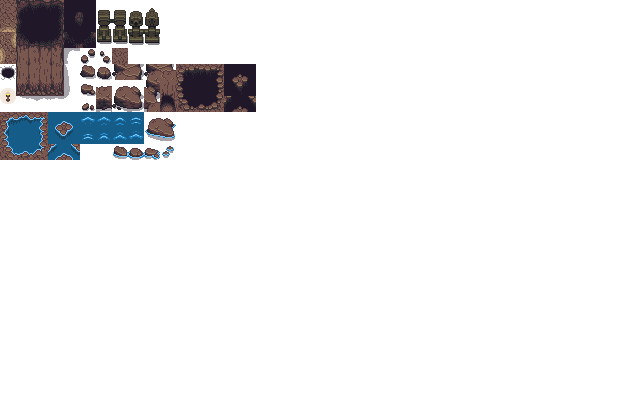
#> input picture assets/zelda-like/cave.png, 640 x 400 px, found by its file name
$ python iris_assets.py ../../assets/zelda-like/cave.png ../../assets/zelda-like/cave.png
#> lines starting #> are read from the running program, lines starting #| are printed output that depends on the picture
"""Builds the iris transition snippet's art from the Zelda-like pack's cave.png.

inside: a 256x256 background, a cave room: floor in the middle of the screen, rock around it.
hole: a 16x16 sprite of the pack's pit, used as the way in and the way out. Its soft edge is cut
at half transparency, since a sprite pixel is either drawn or not.
The grass outside is the depth sorting snippet's ground.

Usage: python3 iris_assets.py <assets/zelda-like folder> <snippets/iris folder>
"""
import json
import sys

from PIL import Image

TRANSPARENT = (255, 0, 255)

assets, snippet = sys.argv[1:]
cave = Image.open(f'{assets}/cave.png').convert('RGBA')
#> cave is the input picture: PIL image 640x400 RGBA; mean R, G, B, A 6.4, 6.3, 7.4, 23.6


def save_indexed(img, name, info):
    pixels = list(img.getdata())
    colors = [TRANSPARENT] + sorted(set(pixels) - {TRANSPARENT})
    assert len(colors) <= 16, f'{name}: {len(colors)} colors'
    colors += [(0, 0, 0)] * (16 - len(colors))
    out = Image.new('P', img.size)
    out.putdata([colors.index(p) for p in pixels])
    out.putpalette([c for color in colors for c in color])
    out.save(f'{snippet}/graphics/{name}.bmp')
    json.dump(info, open(f'{snippet}/graphics/{name}.json', 'w'), indent=4)


rock = cave.crop((32, 16, 40, 24)).convert('RGB')
floor = cave.crop((0, 0, 16, 16)).convert('RGB')
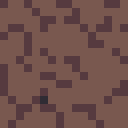
#> floor: PIL image 16x16 RGB (shown 8 times larger); mean R, G, B 111.8, 80.2, 74.8
inside = Image.new('RGB', (256, 256))
#> inside: PIL image 256x256 RGB; every value is 0
for y in range(0, 256, 8):
    for x in range(0, 256, 8):
        inside.paste(rock, (x, y))
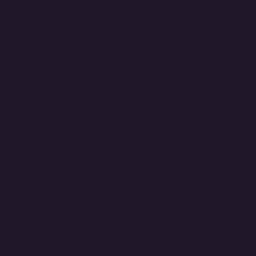
#> inside: PIL image 256x256 RGB; mean R, G, B 32, 23, 41
for y in range(64, 192, 16):
    for x in range(24, 232, 16):
        inside.paste(floor, (x, y))
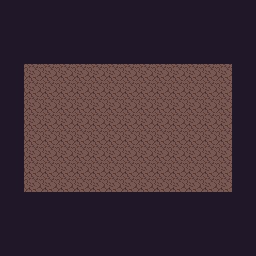
#> inside: PIL image 256x256 RGB; mean R, G, B 64.4, 46.2, 54.7
save_indexed(inside, 'inside', {'type': 'regular_bg', 'bpp_mode': 'bpp_4'})
#> in save_indexed, `pixels = list(img.getdata())`: pixels = 65536 items
#> in save_indexed, `colors = [TRANSPARENT] + sorted(set(pixels) - {TRANSPARENT})`: colors = [(255, 0, 255), (32, 23, 41), (48, 44, 52), (86, 58, 63), (121, 88, 79)]
#> in save_indexed, `colors += [(0, 0, 0)] * (16 - len(colors))`: colors = [(255, 0, 255), (32, 23, 41), (48, 44, 52), (86, 58, 63), (121, 88, 79), (0, 0, 0), (0, 0, 0), (0, 0, 0), (0, 0, 0), (0, 0, 0), (0, 0, 0), (0, 0, 0), (0, 0, 0), (0, 0, 0), (0, 0, 0), (0, 0, 0)]

hole = Image.new('RGB', (16, 16), TRANSPARENT)
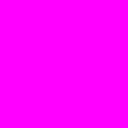
#> hole: PIL image 16x16 RGB (shown 8 times larger); mean R, G, B 255, 0, 255
for index, (r, g, b, a) in enumerate(cave.crop((0, 64, 16, 80)).getdata()):
    if a > 128:
        hole.putpixel((index % 16, index // 16), (r, g, b))
#> this loop made 256 passes
#> (r, g, b, a) on passes 1 to 3: (0, 0, 0, 0), (0, 0, 0, 0), (0, 0, 0, 0)
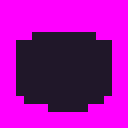
#> hole: PIL image 16x16 RGB (shown 8 times larger); mean R, G, B 161.8, 9.6, 165.6
save_indexed(hole, 'hole', {'type': 'sprite', 'height': 16})
#> in save_indexed (call 2), `out = Image.new('P', img.size)`: out: PIL image 16x16 P; every value is 0

$ run again, with assets/zelda-like/Inner.png copied over assets/zelda-like/cave.png
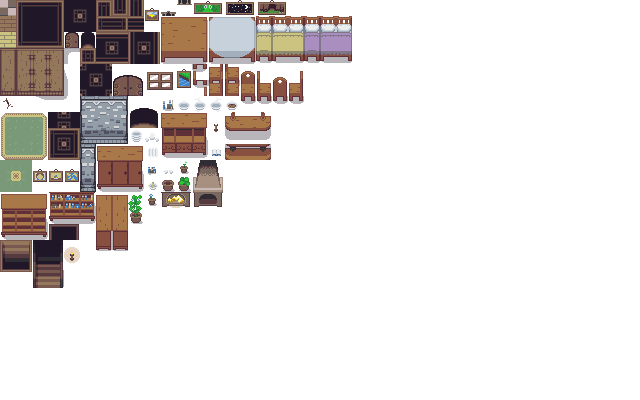
#> input picture assets/zelda-like/Inner.png, 640 x 400 px, found by its file name
#> cave is the input picture: PIL image 640x400 RGBA; mean R, G, B, A 23.9, 19.7, 18, 50.6
#> after the loop `for y in range(64, 192, 16):`:
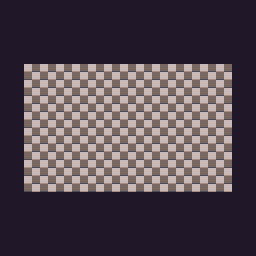
#> inside: PIL image 256x256 RGB; mean R, G, B 81.9, 70.4, 79.6
#> pixels = 65536 items
#> in save_indexed, `colors = [TRANSPARENT] + sorted(set(pixels) - {TRANSPARENT})`: colors = [(255, 0, 255), (32, 23, 41), (70, 75, 87), (120, 104, 96), (168, 144, 128), (200, 184, 184)]
#> in save_indexed, `colors += [(0, 0, 0)] * (16 - len(colors))`: colors = [(255, 0, 255), (32, 23, 41), (70, 75, 87), (120, 104, 96), (168, 144, 128), (200, 184, 184), (0, 0, 0), (0, 0, 0), (0, 0, 0), (0, 0, 0), (0, 0, 0), (0, 0, 0), (0, 0, 0), (0, 0, 0), (0, 0, 0), (0, 0, 0)]
#> the loop `for index, (r, g, b, a) in enumerate(cave.crop((0, 64, 16, 80)).getdat..` made 256 passes
#> (r, g, b) on passes 1 to 3: (86, 58, 63), (121, 88, 79), (148, 120, 92)
#> after the loop `for index, (r, g, b, a) in enumerate(cave.crop((0, 64, 16, 80)).getdat..`:
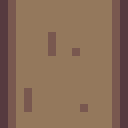
#> hole: PIL image 16x16 RGB (shown 8 times larger); mean R, G, B 136, 107.2, 86.3
#> out: PIL image 16x16 P; every value is 0

$ run again, with assets/zelda-like/Overworld.png copied over assets/zelda-like/cave.png
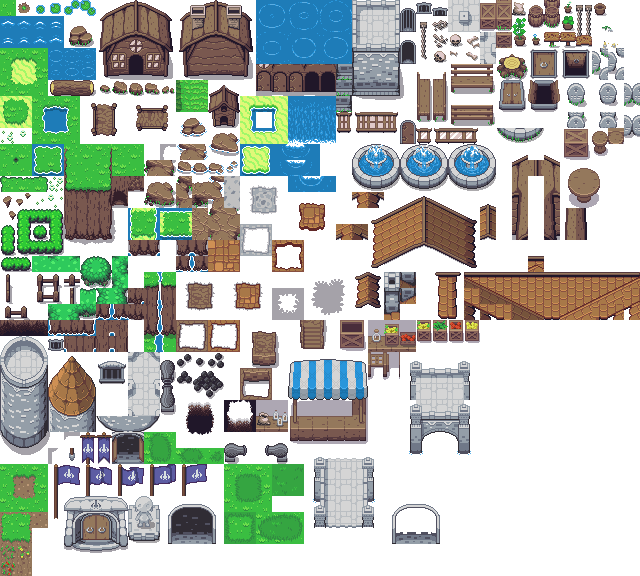
#> input picture assets/zelda-like/Overworld.png, 640 x 576 px, found by its file name
#> cave is the input picture: PIL image 640x576 RGBA; mean R, G, B, A 59.9, 67.8, 59.2, 133.3
#> after the loop `for y in range(64, 192, 16):`:
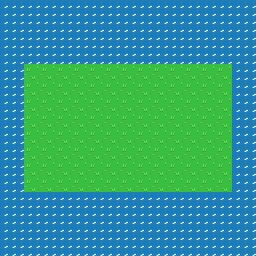
#> inside: PIL image 256x256 RGB; mean R, G, B 50, 156.4, 139.6
#> pixels = 65536 items
#> in save_indexed, `colors = [TRANSPARENT] + sorted(set(pixels) - {TRANSPARENT})`: colors = [(255, 0, 255), (30, 124, 184), (41, 150, 219), (41, 151, 59), (58, 190, 65), (90, 174, 228), (106, 221, 75), (255, 255, 255)]
#> in save_indexed, `colors += [(0, 0, 0)] * (16 - len(colors))`: colors = [(255, 0, 255), (30, 124, 184), (41, 150, 219), (41, 151, 59), (58, 190, 65), (90, 174, 228), (106, 221, 75), (255, 255, 255), (0, 0, 0), (0, 0, 0), (0, 0, 0), (0, 0, 0), (0, 0, 0), (0, 0, 0), (0, 0, 0), (0, 0, 0)]
#> the loop `for index, (r, g, b, a) in enumerate(cave.crop((0, 64, 16, 80)).getdat..` made 256 passes
#> after the loop `for index, (r, g, b, a) in enumerate(cave.crop((0, 64, 16, 80)).getdat..`:
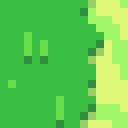
#> hole: PIL image 16x16 RGB (shown 8 times larger); mean R, G, B 96.4, 204.3, 78.2
#> out: PIL image 16x16 P; every value is 0

$ run again, with assets/zelda-like/character.png copied over assets/zelda-like/cave.png
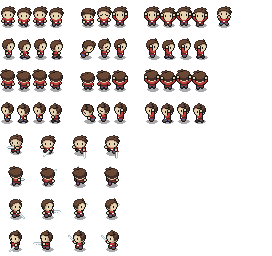
#> input picture assets/zelda-like/character.png, 272 x 256 px, found by its file name
#> cave is the input picture: PIL image 272x256 RGBA; mean R, G, B, A 22.3, 17.3, 15.4, 47.4
#> after the loop `for y in range(64, 192, 16):`:
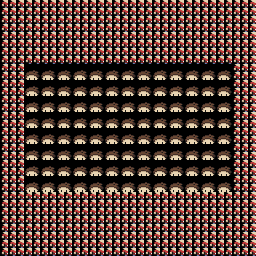
#> inside: PIL image 256x256 RGB; mean R, G, B 85.1, 61.4, 54.3
#> pixels = 65536 items
#> in save_indexed, `colors = [TRANSPARENT] + sorted(set(pixels) - {TRANSPARENT})`: colors = [(255, 0, 255), (0, 0, 0), (23, 23, 23), (67, 46, 39), (85, 134, 185), (101, 101, 155), (104, 28, 28), (106, 72, 52), (136, 46, 46), (191, 167, 135), (196, 60, 60), (232, 212, 178), (248, 248, 248)]
#> in save_indexed, `colors += [(0, 0, 0)] * (16 - len(colors))`: colors = [(255, 0, 255), (0, 0, 0), (23, 23, 23), (67, 46, 39), (85, 134, 185), (101, 101, 155), (104, 28, 28), (106, 72, 52), (136, 46, 46), (191, 167, 135), (196, 60, 60), (232, 212, 178), (248, 248, 248), (0, 0, 0), (0, 0, 0), (0, 0, 0)]
#> after the loop `for index, (r, g, b, a) in enumerate(cave.crop((0, 64, 16, 80)).getdat..`:
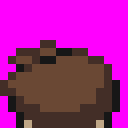
#> hole: PIL image 16x16 RGB (shown 8 times larger); mean R, G, B 167.7, 29.5, 148.4
#> out: PIL image 16x16 P; every value is 0
